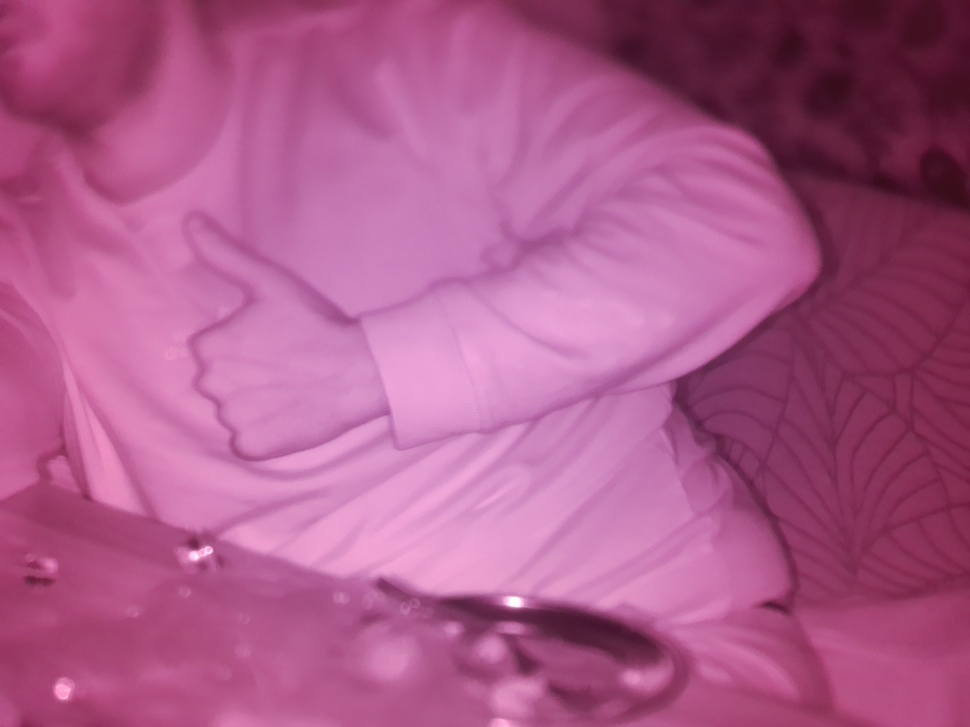
#> input picture HumanDetection/test_dataset/image_001.jpeg, 970 x 727 px, shrunk from 2560 x 1920 before the run
$ python -i detect.py   (imports and definitions only)
#> lines starting #> are read from the running program, lines starting #| are printed output that depends on the picture
import os
import cv2
from ultralytics import YOLO

def enhance_optical_feed(image_path):
    """
    Applies CLAHE to the image to improve contrast in dark/dusty disaster rubble.
    This helps the model distinguish human skin/clothing from debris.
    """
#> called with image_path = 'test_dataset/image_001.jpeg'
    img = cv2.imread(image_path)
#> img is the input picture: shape (727, 970, 3); mean B, G, R 137.8, 89.5, 172.5
    if img is None:
        return None

    # Convert to LAB color space to isolate illumination (Lightness)
    lab = cv2.cvtColor(img, cv2.COLOR_BGR2LAB)
#> lab: shape (727, 970, 3); mean of channels 0, 1, 2 125.4, 167.9, 117.1
    l_channel, a, b = cv2.split(lab)
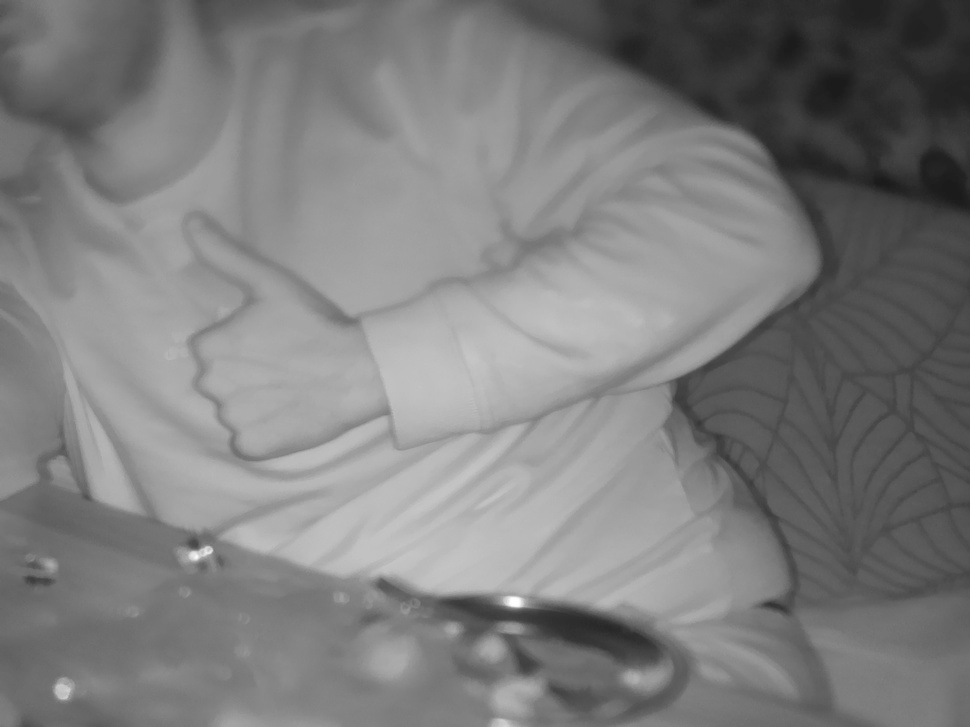
#> l_channel: shape (727, 970); min 26, max 255, mean 125.4
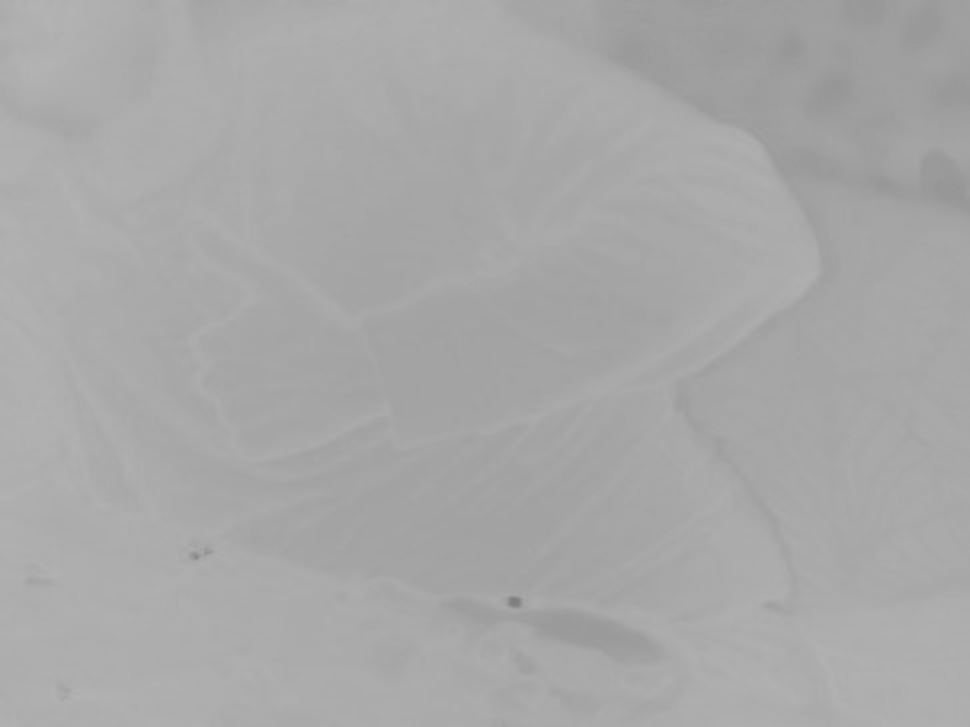
#> a: shape (727, 970); min 126, max 179, mean 167.9
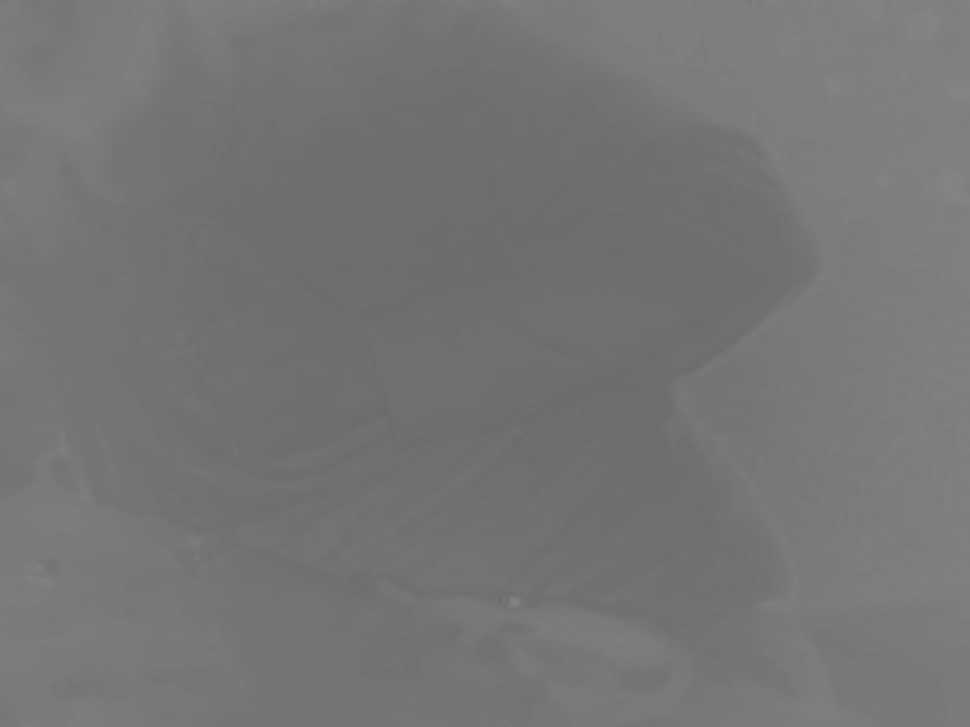
#> b: shape (727, 970); min 106, max 132, mean 117.1

    # Apply CLAHE to L-channel
    clahe = cv2.createCLAHE(clipLimit=2.5, tileGridSize=(8,8))
    cl = clahe.apply(l_channel)
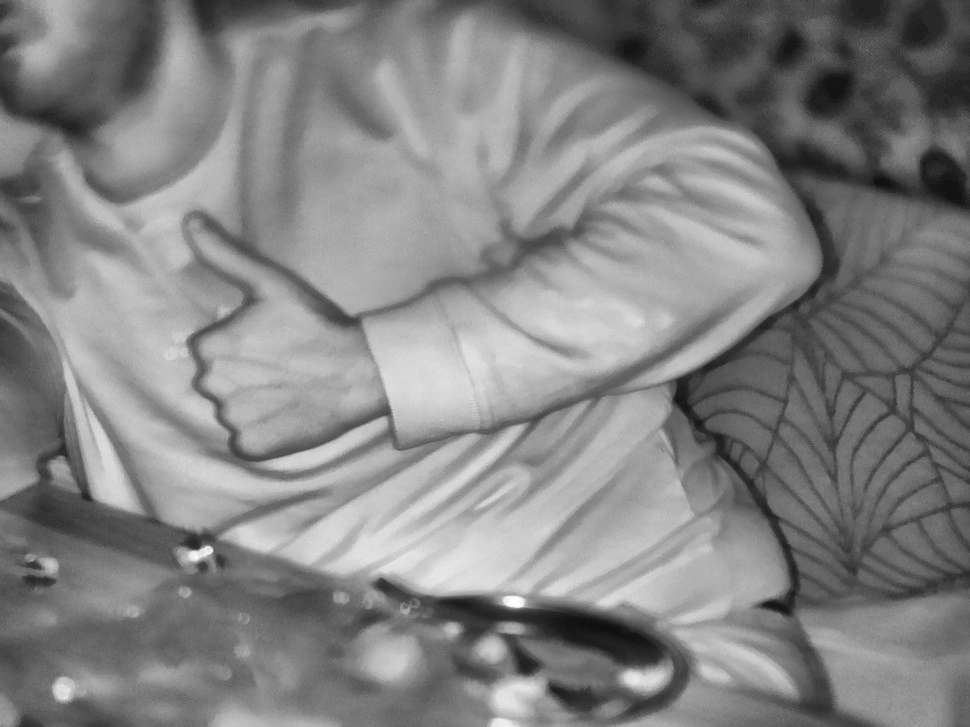
#> cl: shape (727, 970); min 14, max 255, mean 131.1

    # Merge channels and convert back to BGR
    limg = cv2.merge((cl, a, b))
#> limg: shape (727, 970, 3); mean of channels 0, 1, 2 131.1, 167.9, 117.1
    enhanced_img = cv2.cvtColor(limg, cv2.COLOR_LAB2BGR)
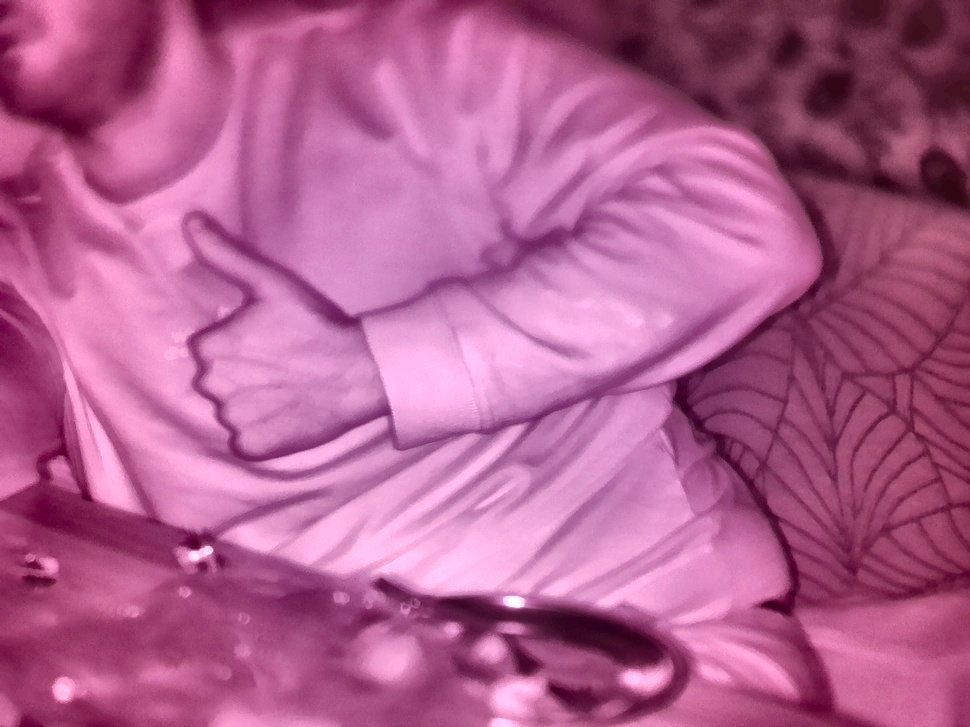
#> enhanced_img: shape (727, 970, 3); mean B, G, R 144, 95.4, 178.7

    return enhanced_img

def main():
    print("[SYSTEM] Booting Enhanced YOLO-World Vision Protocol...")

    # 1. UPGRADE MODEL: Switching to the Large model for higher accuracy
    model = YOLO('yolov8l-world.pt')

    # 2. OPTIMIZE PROMPTS: Simplified vocabulary often yields higher confidence
    custom_classes = ["person", "face", "hand", "arm", "leg", "foot"]
    model.set_classes(custom_classes)

    print(f"[SYSTEM] Calibrated target parameters: {custom_classes}")

    dataset_path = "test_dataset"
    output_dir = "detection_results"
    os.makedirs(output_dir, exist_ok=True)

    for img_name in os.listdir(dataset_path):
        if img_name.lower().endswith(('.png', '.jpg', '.jpeg')):
            img_path = os.path.join(dataset_path, img_name)
            print(f"[VISION] Processing {img_name}...")

            # 3. ENHANCE CONTRAST
            enhanced_frame = enhance_optical_feed(img_path)

            if enhanced_frame is not None:
                # Run inference directly on the enhanced numpy array
                # We can keep conf=0.10 or 0.15; the model size + CLAHE will boost the actual scores
                results = model.predict(enhanced_frame, conf=0.15)

                for result in results:
                    annotated_frame = result.plot()
                    output_path = os.path.join(output_dir, f"enhanced_detected_{img_name}")
                    cv2.imwrite(output_path, annotated_frame)
                    print(f"[SYSTEM] Target data saved: {output_path}")

    print("[SYSTEM] Scan complete. Vision logic standing by.")

# [2 lines not run here, left out]

>>> result = enhance_optical_feed('test_dataset/image_001.jpeg')
